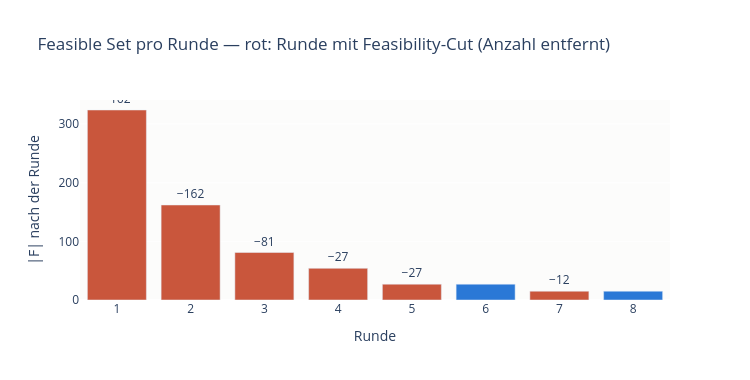

The cell this chart's notebook holds for it:
### Code cell
# |F| pro Runde: Feasibility-Cuts räumen ganze State-Gruppen ab, Optimality-Cuts nicht.
fig = go.Figure()
fig.add_bar(x=rounds_x, y=[r.n_states for r in loop.rounds],
            marker_color=["#c9563c" if r.n_removed else "#2a78d6" for r in loop.rounds],
            text=[f"−{r.n_removed}" if r.n_removed else "" for r in loop.rounds],
            textposition="outside")
fig.update_layout(
    title="Feasible Set pro Runde — rot: Runde mit Feasibility-Cut (Anzahl entfernt)",
    xaxis_title="Runde", yaxis_title="|F| nach der Runde",
    width=750, height=380, plot_bgcolor="#fcfcfb",
)
fig.show()

### Figure 1 — Plotly figure (JSON) as saved in the notebook; plotly's stock layout.template omitted (floating-point values rounded to 4 significant figures)
{"data": [{"marker": {"color": ["#c9563c", "#c9563c", "#c9563c", "#c9563c", "#c9563c", "#2a78d6", "#c9563c", "#2a78d6"]}, "text": ["−162", "−162", "−81", "−27", "−27", "", "−12", ""], "textposition": "outside", "type": "bar", "x": [1, 2, 3, 4, 5, 6, 7, 8], "y": [324, 162, 81, 54, 27, 27, 15, 15]}], "layout": {"height": 380, "plot_bgcolor": "#fcfcfb", "title": {"text": "Feasible Set pro Runde — rot: Runde mit Feasibility-Cut (Anzahl entfernt)"}, "width": 750, "xaxis": {"title": {"text": "Runde"}}, "yaxis": {"title": {"text": "|F| nach der Runde"}}}}
